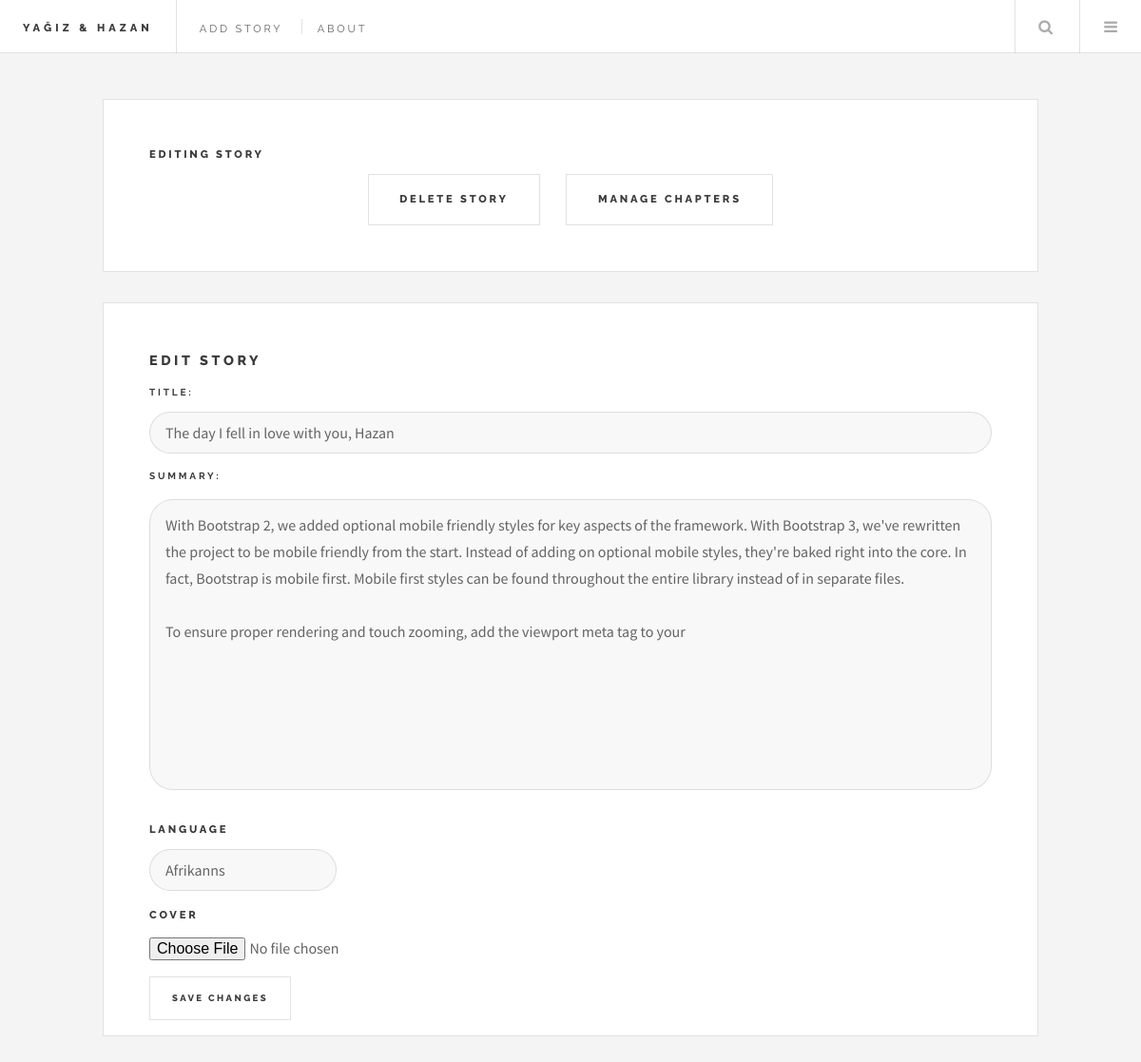
/user/edit/story/1/ (signed in), run on an earlier commit of the app's database.
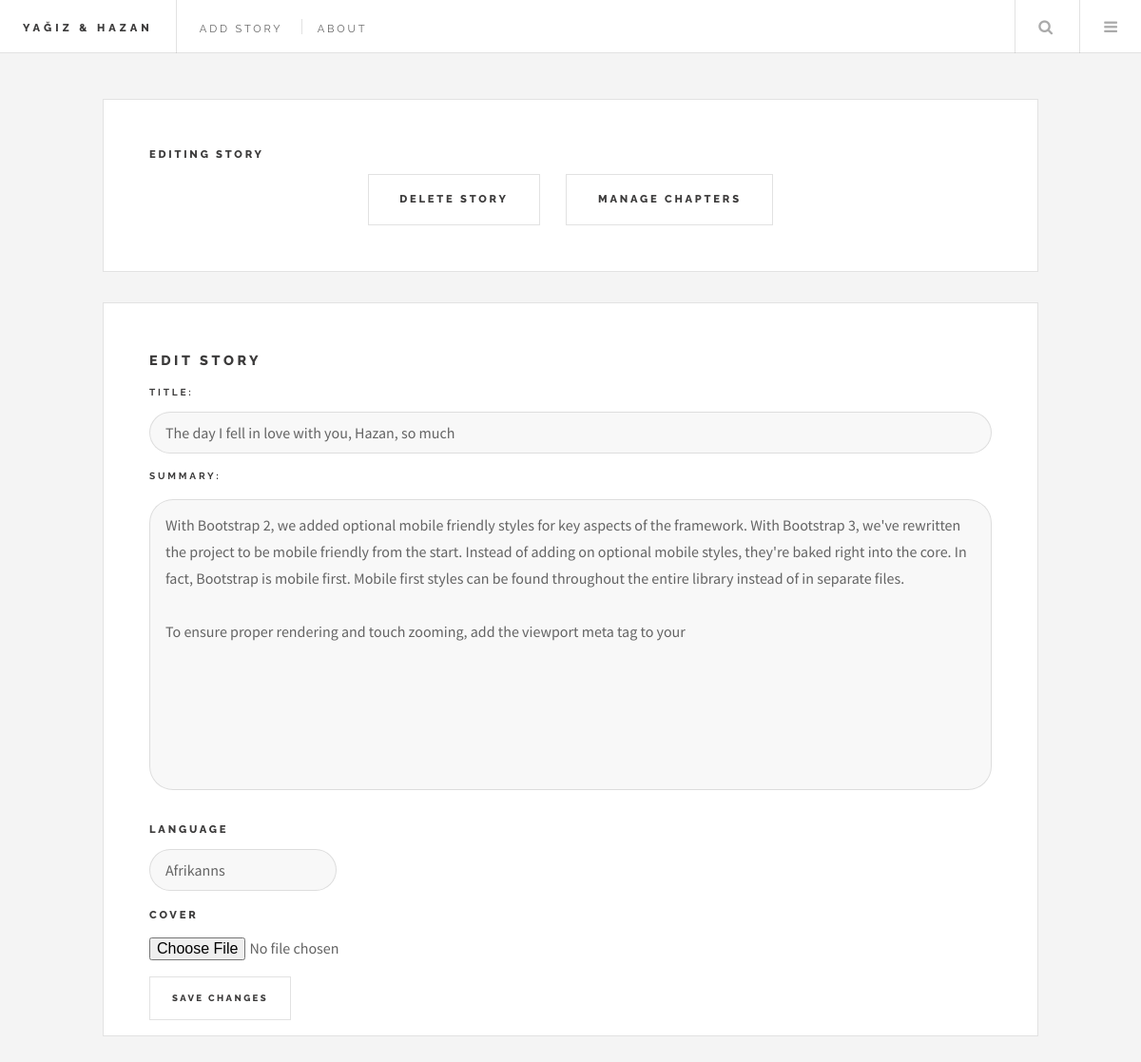
And on a later commit of the database.
### egamen/models.py (models this page shows, shortened)
class Story(models.Model):
    Lang =(
        ("AF", "Afrikanns"),
        ("SQ", "Albanian"),
        ("AR", "Arabic"),
        ("HY", "Armenian"),
        ("EU", "Basque"),
        ("BN", "Bengali"),
        ("BG", "Bulgarian"),
        ("CA", "Catalan"),
        ("KM", "Cambodian"),
        ("ZH", "Chinese(Mandarin)"),
        ("HR", "Croation"),
        ("CS", "Czech"),
        ("DA", "Danish"),
        ("NL", "Dutch"),
        ("EN", "English"),
        ("ET", "Estonian"),
        ("FJ", "Fiji"),
        ("FI", "Finnish"),
        ("FR", "French"),
        ("KA", "Georgian"),
        ("DE", "German"),
        ("EL", "Greek"),
        ("GU", "Gujarati"),
        ("HE", "Hebrew"),
        ("HI", "Hindi"),
        ("HU", "Hungarian"),
        ("IS", "Icelandic"),
        ("ID", "Indonesian"),
        ("GA", "Irish"),
        ("IT", "Italian"),
        ("JA", "Japanese"),
        ("JW", "Javanese"),
        ("KO", "Korean"),
        ("LA", "Latin"),
        ("LV", "Latvian"),
        ("LT", "Lithuanian"),
        ("MK", "Macedonian"),
        ("MS", "Malay"),
        ("ML", "Malayalam"),
        ("MT", "Maltese"),
        ("MI", "Maori"),
        ("MR", "Marathi"),
        ("MN", "Mongolian"),
        ("NE", "Nepali"),
        ("NO", "Norwegian"),
        ("FA", "Persian"),
        ("PL", "Polish"),
        ("PT", "Portuguese"),
        ("PA", "Punjabi"),
        ("QU", "Quechua"),
        ("RO", "Romanian"),
        ("RU", "Russian"),
        ("SM", "Samoan"),
        ("SR", "Serbian"),
        ("SK", "Slovak"),
        ("SL", "Slovenian"),
        ("ES", "Spanish"),
        ("SW", "Swahili"),
        ("SV", "Swedish"),
        ("TA", "Tamil"),
        ("TT", "Tatar"),
        ("TE", "Telugu"),
        ("TH", "Thai"),
        ("BO", "Tibetan"),
        ("TO", "Tonga"),
        ("TR", "Turkish"),
        ("UK", "Ukranian"),
        ("UR", "Urdu"),
        ("UZ", "Uzbek"),
        ("VI", "Vietnamese"),
        ("CY", "Welsh"),
        ("XH", "Xhosa"),
    )
    title = models.CharField(max_length=100, null=False)
    author = models.ForeignKey(User, on_delete=models.CASCADE)
    summary = models.TextField(max_length=500, null= False)
    pub_date = models.DateField(auto_now_add=True, blank=False, null=False)
    update_time = models.DateField(null=True)
    has_chapter = models.BooleanField(default=False, editable=False)
    language = models.CharField(choices=Lang, default=Lang[2], max_length=3)
    story_cover = models.FileField()

### egamen/views.py (the view, shortened to what this page needs)
# urls.py: url(r'^user/edit/story/(?P<pk>[0-9]+)/$', views.EditStory.as_view(), name="edit_story"),
@method_decorator(login_required(login_url='egamen:login'), name='dispatch')
class EditStory(UpdateView):
    model = Story
    fields = ('title', 'summary', 'language', 'story_cover',)
    template_name = 'edit_story.html'
    success_url = reverse_lazy('egamen:profile')
    def user_passes_test(self, request):
        if request.user.is_authenticated:
            self.object = self.get_object()
            return self.object.author == request.user
        return False
    def dispatch(self, request, *args, **kwargs):
        if not self.user_passes_test(request):
            return redirect('stories:login_user')
        return super(EditStory, self).dispatch(
            request, *args, **kwargs)

### templates/edit_story.html (shortened to what this page needs)
{% extends 'base.html'%}
{% block content %}
<div id="main">
    <article class="post">
        <h6 class="2u$ 12u$(medium)">Editing Story</h6>
        <ul class="actions pagination">
            <li><a href="{%url 'egamen:delete_story' story.id%}" class="button big">Delete Story</a></li>
            <li><a href="{%url 'egamen:edit_chapter' story.id%}" class="button big">Manage Chapters</a></li>
        </ul>
    </article>
    <form method="post" enctype="multipart/form-data">
        <article class="post">
            <section>
                <h3>Edit Story</h3>
                <div class="row uniform">
                    {% for field in form %}
                    <div class="12u$ 12u$(medium)">
                        {% if field.name == "language"%}
                        <div class="4u$ 12u$(medium)">
                            <h6 class="1u$ 12u$(medium)">Language</h6>
                           <div class="8u$ 12u$(medium)">{{field}}</div>
                        </div>
                         {% elif field.name == "story_cover"%}
                        <div class="4u$ 12u$(medium)">
                        <h6 class="1u$ 12u$(medium)">Cover</h6>
                            <div class="8u$ 12u$(medium)">
                        <input type="file" name="story_cover" id="id_story_cover">
                            </div>
                        {% else %}
                        <h6 class="1u$ 12u$(medium)">{{field.label_tag}}</h6>
                        <div class="12u$ 12u$(medium)">{{field}}
                            </div>
                        {% endif%}
                    </div>
                    {% endfor %}
                </div>
                <div class="12u$ 12u$">
                    <ul class="actions">
                        <li><input type="submit" value="Save Changes"/></li>
                    </ul>
                </div>
                </div>
            </section>
        </article>
    </form>
</div>
{% endblock%}

What changed in the data, as far as the page shows it:
changed Story "Afrikanns": title "The day I fell in love with you, Hazan" → "The day I fell in love with you, Hazan, so much"
